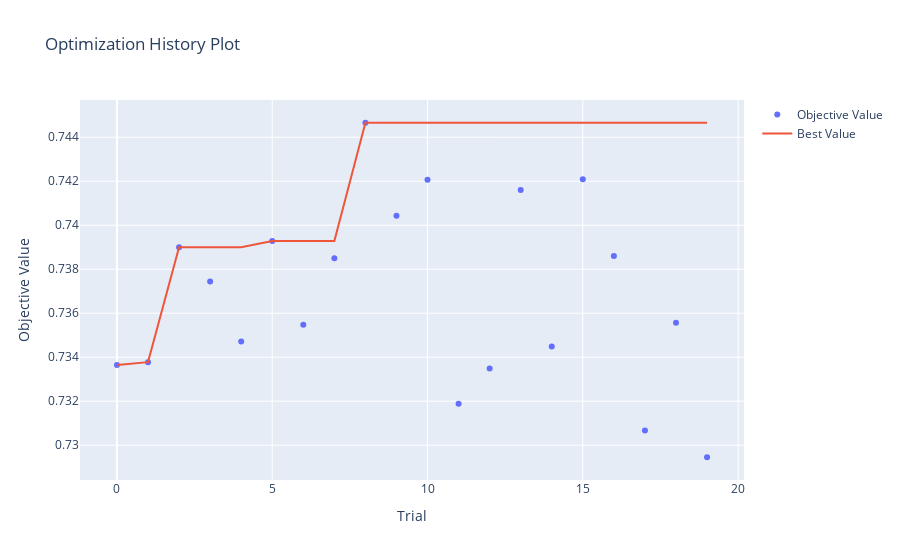
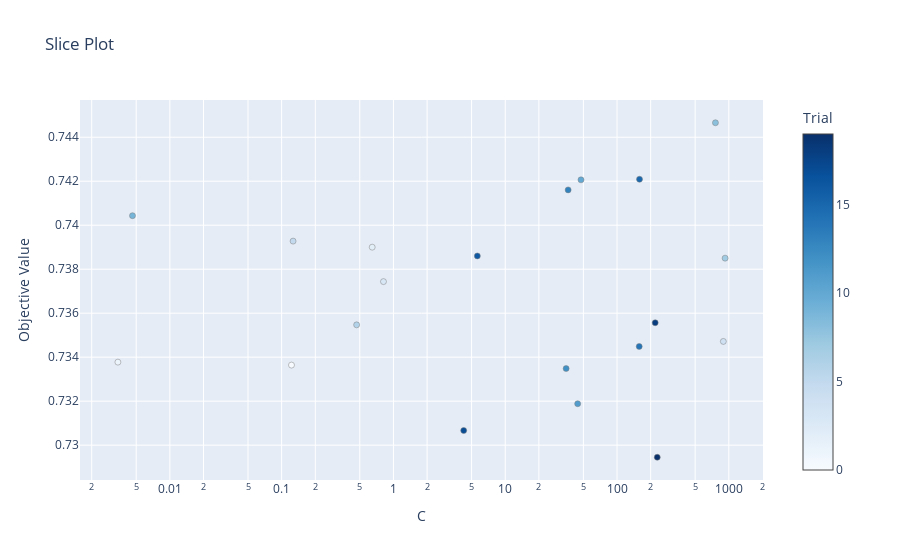
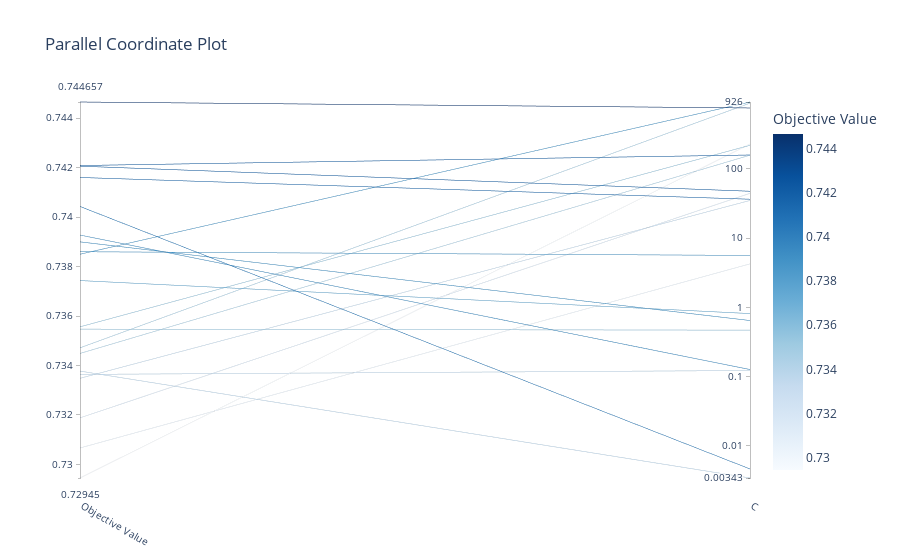

Notebook code cell kept with these figures, in order:
### Code cell
# Display best results for each model
for model_name in best_studies:
    print(f"Best F1 for {model_name}: {best_f1[model_name]}")
    print(f"Best Parameters for {model_name}: {best_params[model_name]}")

    # Generate plots for each model's best study
    print(f"Plots for model: {model_name}")
    fig_opt_history = plot_optimization_history(best_studies[model_name])
    fig_opt_history.show()

    fig_slice = plot_slice(best_studies[model_name])
    fig_slice.show()

    fig_parallel = plot_parallel_coordinate(best_studies[model_name])
    fig_parallel.show()

    fig_contour = plot_contour(best_studies[model_name])
    fig_contour.show()

    fig_param_importances = plot_param_importances(best_studies[model_name])
    fig_param_importances.show()

### Figure 1 — Plotly figure (JSON) as saved in the notebook; plotly's stock layout.template omitted (floating-point values rounded to 4 significant figures)
{"data": [{"mode": "markers", "name": "Objective Value", "type": "scatter", "x": [0, 1, 2, 3, 4, 5, 6, 7, 8, 9, 10, 11, 12, 13, 14, 15, 16, 17, 18, 19], "y": [0.7336, 0.7338, 0.739, 0.7374, 0.7347, 0.7393, 0.7355, 0.7385, 0.7447, 0.7404, 0.7421, 0.7319, 0.7335, 0.7416, 0.7345, 0.7421, 0.7386, 0.7307, 0.7356, 0.7295]}, {"mode": "lines", "name": "Best Value", "type": "scatter", "x": [0, 1, 2, 3, 4, 5, 6, 7, 8, 9, 10, 11, 12, 13, 14, 15, 16, 17, 18, 19], "y": [0.7336, 0.7338, 0.739, 0.739, 0.739, 0.7393, 0.7393, 0.7393, 0.7447, 0.7447, 0.7447, 0.7447, 0.7447, 0.7447, 0.7447, 0.7447, 0.7447, 0.7447, 0.7447, 0.7447]}, {"marker": {"color": "#cccccc"}, "mode": "markers", "name": "Infeasible Trial", "showlegend": false, "type": "scatter", "x": [], "y": []}], "layout": {"title": {"text": "Optimization History Plot"}, "xaxis": {"title": {"text": "Trial"}}, "yaxis": {"title": {"text": "Objective Value"}}}}

### Figure 2 — Plotly figure (JSON) as saved in the notebook; plotly's stock layout.template omitted (floating-point values rounded to 4 significant figures)
{"data": [{"marker": {"color": [0, 1, 2, 3, 4, 5, 6, 7, 8, 9, 10, 11, 12, 13, 14, 15, 16, 17, 18, 19], "colorbar": {"title": {"text": "Trial"}, "x": 1, "xpad": 40}, "colorscale": [[0, "rgb(247,251,255)"], [0.125, "rgb(222,235,247)"], [0.25, "rgb(198,219,239)"], [0.375, "rgb(158,202,225)"], [0.5, "rgb(107,174,214)"], [0.625, "rgb(66,146,198)"], [0.75, "rgb(33,113,181)"], [0.875, "rgb(8,81,156)"], [1, "rgb(8,48,107)"]], "line": {"color": "Grey", "width": 0.5}}, "mode": "markers", "name": "Feasible Trial", "showlegend": false, "type": "scatter", "x": [0.1225, 0.00343, 0.6456, 0.8143, 893.0, 0.1265, 0.4685, 926.2, 759.2, 0.004632, 47.6, 44.46, 35.04, 36.52, 157.9, 158.9, 5.629, 4.252, 219.4, 229.0], "y": [0.7336, 0.7338, 0.739, 0.7374, 0.7347, 0.7393, 0.7355, 0.7385, 0.7447, 0.7404, 0.7421, 0.7319, 0.7335, 0.7416, 0.7345, 0.7421, 0.7386, 0.7307, 0.7356, 0.7295]}], "layout": {"title": {"text": "Slice Plot"}, "xaxis": {"title": {"text": "C"}, "type": "log"}, "yaxis": {"title": {"text": "Objective Value"}}}}

### Figure 3 — Plotly figure (JSON) as saved in the notebook; plotly's stock layout.template omitted (floating-point values rounded to 4 significant figures)
{"data": [{"dimensions": [{"label": "Objective Value", "range": [0.7295, 0.7447], "values": [0.7336, 0.7338, 0.739, 0.7374, 0.7347, 0.7393, 0.7355, 0.7385, 0.7447, 0.7404, 0.7421, 0.7319, 0.7335, 0.7416, 0.7345, 0.7421, 0.7386, 0.7307, 0.7356, 0.7295]}, {"label": "C", "range": [-2.465, 2.967], "ticktext": ["0.00343", "0.01", "0.1", "1", "10", "100", "926"], "tickvals": [-2.465, -2, -1, 0, 1, 2, 2.967], "values": [-0.9119, -2.465, -0.1901, -0.08924, 2.951, -0.8977, -0.3293, 2.967, 2.88, -2.334, 1.678, 1.648, 1.545, 1.563, 2.198, 2.201, 0.7504, 0.6286, 2.341, 2.36]}], "labelangle": 30, "labelside": "bottom", "line": {"color": [0.7336, 0.7338, 0.739, 0.7374, 0.7347, 0.7393, 0.7355, 0.7385, 0.7447, 0.7404, 0.7421, 0.7319, 0.7335, 0.7416, 0.7345, 0.7421, 0.7386, 0.7307, 0.7356, 0.7295], "colorbar": {"title": {"text": "Objective Value"}}, "colorscale": [[0, "rgb(247,251,255)"], [0.125, "rgb(222,235,247)"], [0.25, "rgb(198,219,239)"], [0.375, "rgb(158,202,225)"], [0.5, "rgb(107,174,214)"], [0.625, "rgb(66,146,198)"], [0.75, "rgb(33,113,181)"], [0.875, "rgb(8,81,156)"], [1, "rgb(8,48,107)"]], "reversescale": false, "showscale": true}, "type": "parcoords"}], "layout": {"title": {"text": "Parallel Coordinate Plot"}}}
